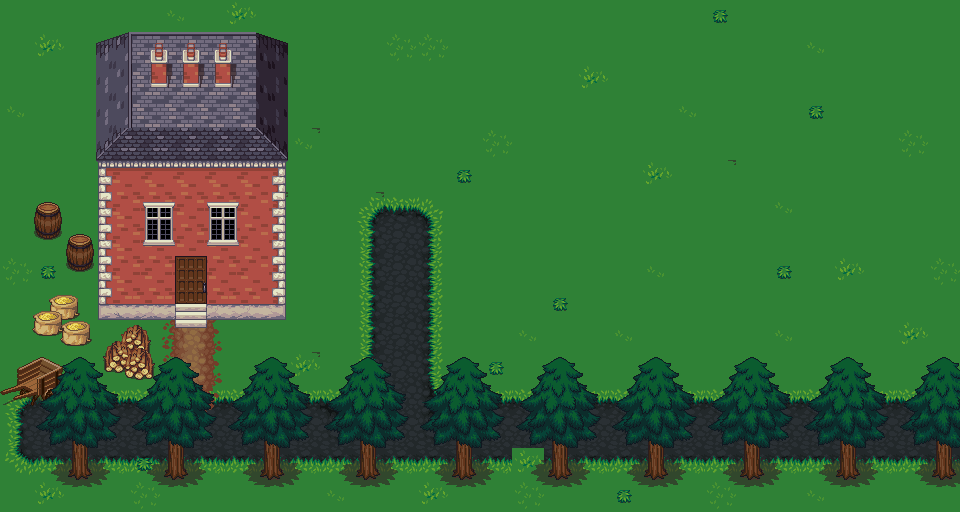

This game map was drawn from its Tiled (.tmx) file and the tilesets committed beside it. A one-line description and the trimmed map source follow:
An orthogonal 30x16 tile map with 32x32 px tiles, 9 tile layers (Road, Ground, Decorations, Path, ...), 10 tilesets.

<map version="1.4" tiledversion="1.4.1" orientation="orthogonal" renderorder="right-down" width="30" height="16" tilewidth="32" tileheight="32" infinite="0" nextlayerid="18" nextobjectid="7">
 <tileset firstgid="1" source="grass.tsx" />
 <tileset firstgid="19" source="house.tsx" />
 <tileset firstgid="82" source="lavarock.tsx" />
 <tileset firstgid="100" source="dirt.tsx" />
 <tileset firstgid="118" source="trunk.tsx" />
 <tileset firstgid="136" source="treetop.tsx" />
 <tileset firstgid="178" source="obj_misk_atlas.tsx" />
 <tileset firstgid="1202" source="build_atlas.tsx" />
 <tileset firstgid="2226" source="wolfsheet1.tsx" />
 <tileset firstgid="2466" source="flower.tsx" />
 <group id="9" name="Grounds">
  <layer id="7" name="Road" width="30" height="16">
   <data>[480 cells, 108 non-empty, 10 distinct tile ids]</data>
  </layer>
  <layer id="1" name="Ground" width="30" height="16">
   <data>[480 cells, 445 non-empty, 10 distinct tile ids]</data>
  </layer>
  <layer id="13" name="Decorations" width="30" height="16">
   <data>[480 cells, 56 non-empty, 18 distinct tile ids]</data>
  </layer>
  <layer id="8" name="Path" width="30" height="16">
   <data>[480 cells, 8 non-empty, 6 distinct tile ids]</data>
  </layer>
  <group id="12" name="Tree" locked="1">
   <layer id="11" name="TreeTrunk" width="30" height="16">
    <data>[480 cells, 109 non-empty, 9 distinct tile ids]</data>
   </layer>
   <layer id="10" name="TreeTop" width="30" height="16">
    <data>[480 cells, 87 non-empty, 9 distinct tile ids]</data>
   </layer>
  </group>
 </group>
 <group id="2" name="House" locked="1">
  <layer id="5" name="House" width="30" height="16">
   <data>[480 cells, 54 non-empty, 20 distinct tile ids]</data>
  </layer>
  <layer id="4" name="Window" width="30" height="16" offsetx="15" offsety="0">
   <data>[480 cells, 6 non-empty, 4 distinct tile ids]</data>
  </layer>
  <layer id="3" name="Door" width="30" height="16" offsetx="15" offsety="0">
   <data>[480 cells, 9 non-empty, 5 distinct tile ids]</data>
  </layer>
 </group>
</map>
